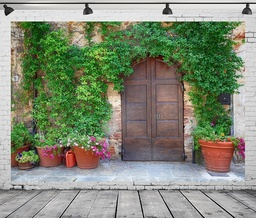
#> input picture files/past-demo-codes/testimage4.jpg, 256 x 218 px, shrunk from 894 x 763 before the run
$ jupyter execute KMeanClusteringExample.ipynb
#> lines starting #> are read from the running program, lines starting #| are printed output that depends on the picture; after the words box and inside, x2 and y2 are one past the last pixel; in counts of white or black regions, pixels touching at a corner belong together
# Kmeans Clustering

[cell 1]
import numpy as np
import matplotlib.pyplot as plt

[cell 2]
def kMeansClustering(dataSet, numClusters, numIterations):
#> called with dataSet = array of shape (200, 2), numClusters = 4, numIterations = 10
    dataLength, dataDim = dataSet.shape

    # Step 1: Randomly initialize centroids
    avgPoints = dataSet[np.random.choice(dataLength, numClusters, replace=False), :]

    for iteration in range(numIterations):
        # Step 2: Assign each point to the nearest cluster centroid
        dataSetAssignments = np.zeros((dataLength, 1), dtype=int)

        for i in range(dataLength):
            distances = np.linalg.norm(dataSet[i] - avgPoints, axis=1)
            dataSetAssignments[i] = np.argmin(distances)

        # Step 3: Recompute centroids by averaging points in each cluster
        clusters = [dataSet[dataSetAssignments.flatten() == i] for i in range(numClusters)]
        for i in range(numClusters):
            if len(clusters[i]) > 0:  # Avoid empty clusters
                avgPoints[i] = np.mean(clusters[i], axis=0)

        # Visualization for 2D datasets
        if dataDim == 2:
            colors = ['ro', 'bo', 'go', 'yo', 'mo', 'co', 'ko']
            plt.clf()
            plt.plot(avgPoints[:, 0], avgPoints[:, 1], 'k*', markersize=10)
            for i in range(numClusters):
                if len(clusters[i]) > 0:
                    plt.scatter(clusters[i][:, 0], clusters[i][:, 1], marker='o', label=f'Cluster {i+1}')
            plt.title(f'K-Means Clustering - Iteration {iteration+1}')
            plt.grid(True)
            plt.pause(0.5)
#> this loop made 10 passes
#> pass 1, in kMeansClustering, `plt.pause(0.5)`:
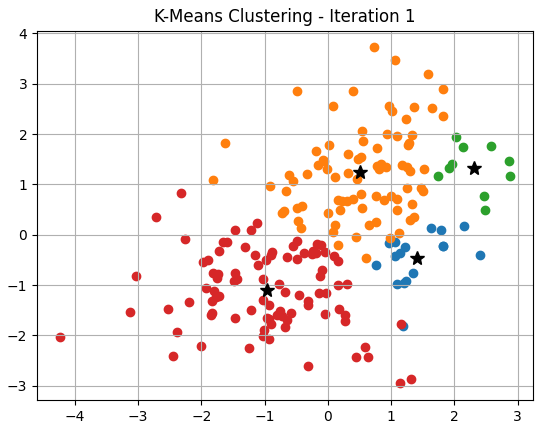
#> figure drawn by matplotlib, 1 panel

    # Final assignments and cluster centers
    clusterCenters = avgPoints
    dataSetAssignmentsIdx = dataSetAssignments.flatten()

    return clusters, clusterCenters, dataSetAssignmentsIdx

[cell 3]
# Example of usage
if __name__ == '__main__':
    # Create example dataset
    np.random.seed(42)
    dataSet = np.vstack([np.random.randn(100, 2) + 1, np.random.randn(100, 2) - 1])

    numClusters = 4
    numIterations = 10
    clusters, clusterCenters, dataSetAssignmentsIdx = kMeansClustering(dataSet, numClusters, numIterations)

    # Show the final result
    plt.show()
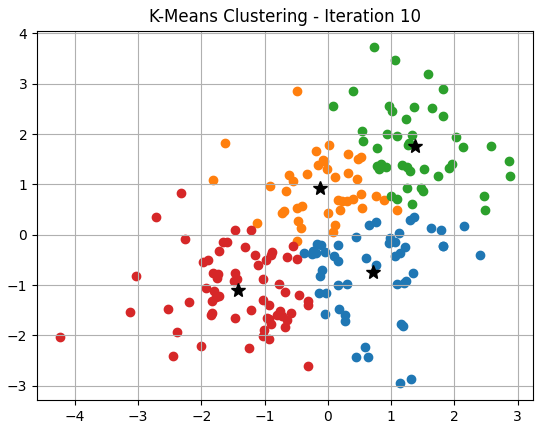
#> figure drawn by matplotlib, 1 panel

# Kmean Clustering on Iris Flower Dataset

[cell 4]
import numpy as np
import matplotlib.pyplot as plt
from sklearn import datasets
from skimage import io, img_as_float

# %% EXAMPLE 2: Using Iris Dataset from sklearn

# Load Iris dataset (this will replace the 'iris_dataset' from MATLAB)
iris = datasets.load_iris()
X = iris.data
print(X)

# Select columns 1 to 3 (equivalent to MATLAB's X(:,2:4))
dataSet = X[:, 2:4]

numClusters = 3
numIterations = 10
clusters, clusterCenters, idx = kMeansClustering(dataSet, numClusters, numIterations)
#> the loop in kMeansClustering (call 2), `for iteration in range(numIterations):` made 10 passes
#> pass 1, in kMeansClustering (call 2), `plt.pause(0.5)`:
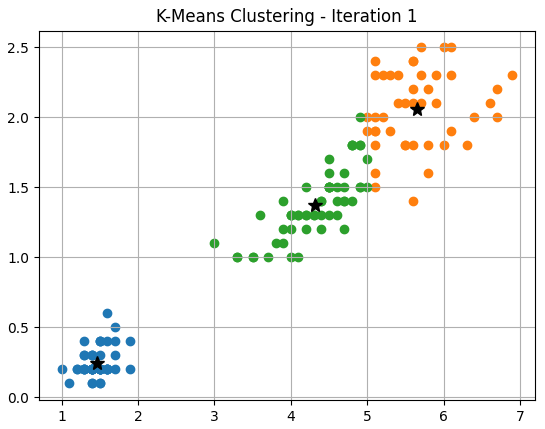
#> figure drawn by matplotlib, 1 panel

# Show the final result
plt.show()

[cell 5]
# %% EXAMPLE 3: Image Segmentation using K-Means Clustering
import cv2

# Load image and convert it to double precision (float in Python)
image = img_as_float(io.imread('testimage4.jpg'))  # Replace with your image file path
R = image[:, :, 0].ravel()
G = image[:, :, 1].ravel()
B = image[:, :, 2].ravel()

# Create a dataset from the R, G, B channels
dataSet = np.column_stack([R, G, B])

numClusters = 2
numIterations = 10
clusters, clusterCenters, idx = kMeansClustering(dataSet, numClusters, numIterations)
#> clusters = 2 items; clusterCenters = [[0.334, 0.392, 0.255], [0.745, 0.745, 0.737]]

# Reshape the cluster assignment back into the shape of the original image
m, n, _ = image.shape
#> m = 218; n = 256
idx2D = idx.reshape(m, n)
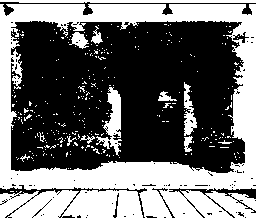
#> idx2D: shape (218, 256) int64; values 0 (black) and 1 (white), 43.2% white; 301 white regions (286 under 20 px), largest, box (x1, y1, x2, y2) and area: (0, 4, 256, 218) 17424, (0, 190, 143, 218) 3486, (0, 0, 256, 3) 745

# Plot the original image and the clustered image
plt.figure(figsize=(10, 5))
plt.subplot(1, 2, 1)
plt.imshow(image)
plt.title("Original Image")

plt.subplot(1, 2, 2)
plt.imshow(idx2D, cmap='viridis')
plt.title("K-Means Clustered Image")
plt.show()

$ run again, with files/past-demo-codes/testimage3.jpg copied over files/past-demo-codes/testimage4.jpg
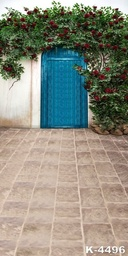
#> input picture files/past-demo-codes/testimage3.jpg, 128 x 256 px, shrunk from 400 x 800 before the run
#> `clusters, clusterCenters, idx = kMeansClustering(dataSet, numClusters,..`: clusters = 2 items; clusterCenters = [[0.774, 0.707, 0.647], [0.195, 0.304, 0.266]]
#> `idx2D = idx.reshape(m, n)`:
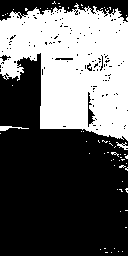
#> idx2D: shape (256, 128) int64; values 0 (black) and 1 (white), 38.3% white; 63 white regions (60 under 20 px), largest, box (x1, y1, x2, y2) and area: (0, 3, 128, 141) 12269, (0, 126, 29, 131) 67, (116, 142, 128, 150) 42

$ run again, with files/past-demo-codes/testimage.jpg copied over files/past-demo-codes/testimage4.jpg
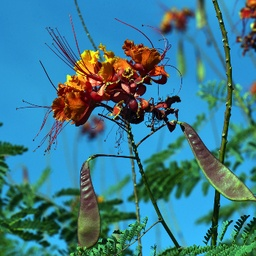
#> input picture files/past-demo-codes/testimage.jpg, 256 x 256 px, shrunk from 350 x 350 before the run
#> `clusters, clusterCenters, idx = kMeansClustering(dataSet, numClusters,..`: clusters = 2 items; clusterCenters = [[0.255, 0.31, 0.208], [0.221, 0.597, 0.776]]
#> `idx2D = idx.reshape(m, n)`:
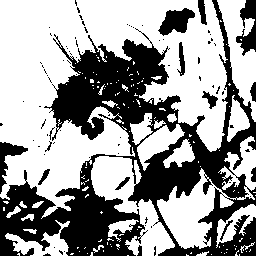
#> idx2D: shape (256, 256) int64; values 0 (black) and 1 (white), 61.3% white; 85 black regions (71 under 20 px), largest, box (x1, y1, x2, y2) and area: (0, 0, 256, 256) 22621, (158, 8, 195, 36) 604, (236, 0, 256, 56) 598
